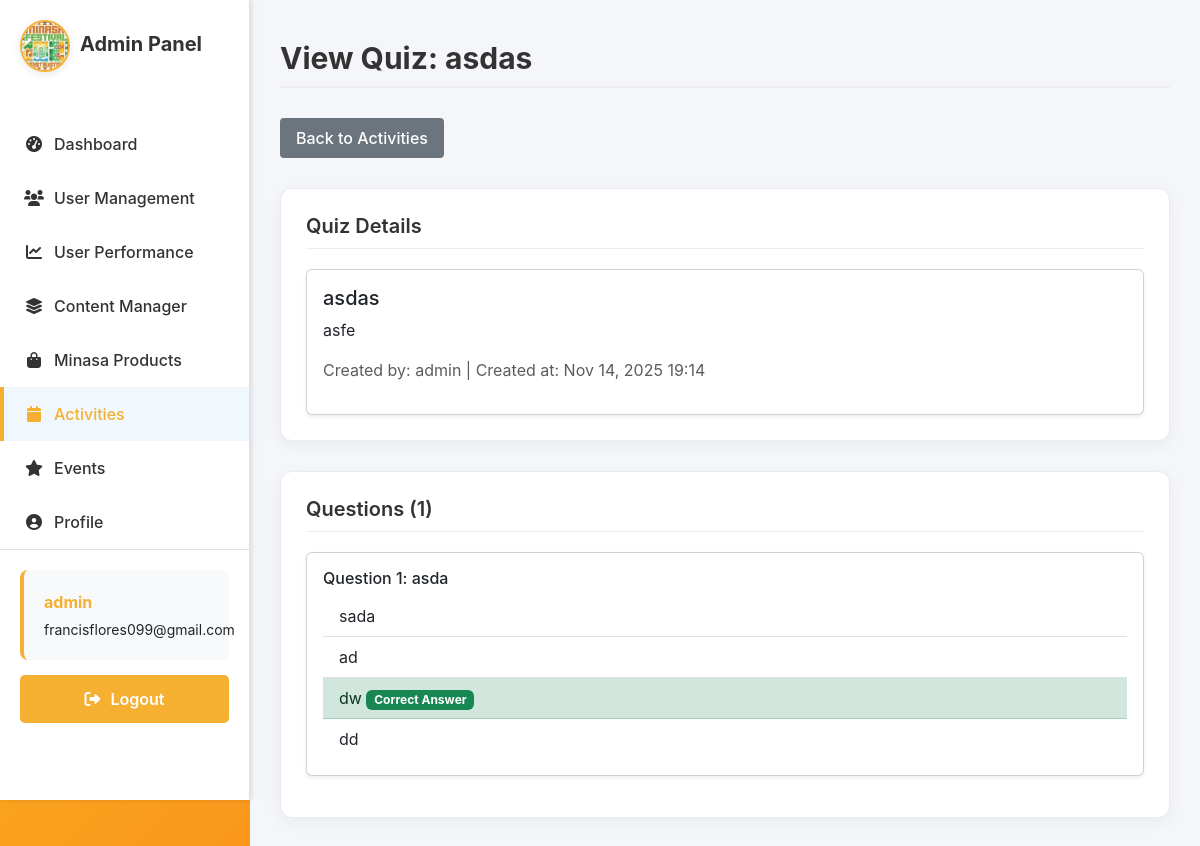
The app's page /users/quiz/5/view/ (signed in) with its own data.
### sections/models.py (models this page shows, shortened)
class Quiz(models.Model):
    title = models.CharField(max_length=200)
    description = models.TextField(blank=True, null=True)
    created_by = models.ForeignKey(User, on_delete=models.CASCADE)
    created_at = models.DateTimeField(auto_now_add=True)
    updated_at = models.DateTimeField(auto_now=True)
    class Meta:
        verbose_name = "Quiz"
        verbose_name_plural = "Quizzes"
        ordering = ['-created_at']

class Question(models.Model):
    quiz = models.ForeignKey(Quiz, on_delete=models.CASCADE, related_name='questions')
    text = models.TextField()
    order = models.PositiveIntegerField(default=0)
    class Meta:
        ordering = ['order']

class Answer(models.Model):
    question = models.ForeignKey(Question, on_delete=models.CASCADE, related_name='answers')
    text = models.CharField(max_length=500)
    is_correct = models.BooleanField(default=False)

### sections/views.py (the view)
# urls.py: path('quiz/<int:quiz_id>/view/', views.quiz_view, name='quiz-view'),
@login_required
def quiz_view(request, quiz_id):
    if request.user.username == 'admin' or request.user.is_superuser:
        quiz = get_object_or_404(Quiz, id=quiz_id)
        questions = quiz.questions.all().order_by('order')
        context = {
            'quiz': quiz,
            'questions': questions,
        }
        return render(request, 'adminpage/quiz_view.html', context)
    return redirect('home')

### sections/templates/adminpage/quiz_view.html (shortened to what this page needs)
{% extends "users/base.html" %}
{% load static %}
{% block content %}
<link rel="stylesheet" href="{% static 'css/adminside.css' %}">
<div class="admin-sidebar">
    <div class="sidebar-header">
        <div class="logo-container">
            <img src="/media/images/logo.png" alt="Minasa Festival Logo" style="max-width: 80px; height: auto;" />
        </div>
        <h2>Admin Panel</h2>
    </div>
    <ul class="admin-nav">
        <li><a href="{% url 'adminpage-admin-dashboard' %}"><i class="fas fa-tachometer-alt"></i> Dashboard</a></li>
        <li><a href="{% url 'adminpage-user-management' %}"><i class="fas fa-users"></i> User Management</a></li>
                <li><a href="{% url 'adminpage-user-performance' %}"><i class="fas fa-chart-line"></i> User Performance</a></li>
        <li><a href="{% url 'adminpage-content-manager' %}"><i class="fas fa-layer-group"></i> Content Manager</a></li>
        <li><a href="{% url 'adminpage-minasa-products' %}"><i class="fas fa-shopping-bag"></i> Minasa Products</a></li>
        <li><a href="#" class="active"><i class="fas fa-calendar"></i> Activities</a></li>
        <li><a href="{% url 'adminpage-festival-calendar' %}"><i class="fas fa-star"></i> Events</a></li>
               <li><a href="{% url 'adminpage-admin-profile' %}"><i class="fas fa-user-circle"></i> Profile</a></li>
    </ul>
    <div class="admin-actions">
        <div class="admin-user-info">
            <p><strong>{{ user.username }}</strong></p>
            <p>{{ user.email|default:"No email" }}</p>
        </div>
        <form method="post" action="{% url 'logout' %}">
            <button type="submit" class="btn-logout"><i class="fas fa-sign-out-alt"></i> Logout</button>
        </form>
    </div>
</div>
<div class="admin-content">
    <div class="admin-header">
        <h1>View Quiz: {{ quiz.title }}</h1>
        <a href="{% url 'adminpage-activities' %}" class="btn btn-secondary">Back to Activities</a>
    </div>
    <div class="admin-panels">
        <section class="panel">
            <h2>Quiz Details</h2>
            <div class="card shadow-sm">
                <div class="card-body">
                    <h5 class="card-title">{{ quiz.title }}</h5>
                    <p class="card-text">{{ quiz.description|default:"No description" }}</p>
                    <p class="text-muted">Created by: {{ quiz.created_by.username }} | Created at: {{ quiz.created_at|date:"M d, Y H:i" }}</p>
                </div>
            </div>
        </section>
        <section class="panel">
            <h2>Questions ({{ questions|length }})</h2>
            {% for question in questions %}
                <div class="card shadow-sm mb-3">
                    <div class="card-body">
                        <h6 class="card-title">Question {{ forloop.counter }}: {{ question.text }}</h6>
                        <ul class="list-group list-group-flush">
                            {% for answer in question.answers.all %}
                                <li class="list-group-item {% if answer.is_correct %}list-group-item-success{% endif %}">
                                    {{ answer.text }}
                                    {% if answer.is_correct %}
                                        <span class="badge bg-success">Correct Answer</span>
                                    {% endif %}
                                </li>
                            {% endfor %}
                        </ul>
                    </div>
                </div>
            {% empty %}
                <p class="text-muted">No questions in this quiz.</p>
            {% endfor %}
        </section>
    </div>
</div>
{% endblock %}

### minasaelearning/static/css/auth.css (style rules this page uses)
body { background: linear-gradient(135deg, #fbbf24 0%, #f97316 100%); min-height: 100vh; display: flex; align-items: center; justify-content: center; padding: 1rem; background-attachment: fixed; font-family: -apple-system, BlinkMacSystemFont, 'Segoe UI', Roboto, Oxygen, Ubuntu, Cantarell, sans-serif; }
.btn { padding: 0.5rem 1rem; border: none; border-radius: 4px; cursor: pointer; font-weight: 500; }

### minasaelearning/static/css/adminside.css (style rules this page uses)
.admin-sidebar { width: 250px; background-color: #fff; height: 100vh; position: fixed; left: 0; top: 0; padding: 20px 0; display: flex; flex-direction: column; border-right: 1px solid #e0e0e0; box-shadow: 2px 0 5px rgba(0,0,0,0.1); z-index: 900; }
.sidebar-header { padding: 0 20px; margin-bottom: 30px; display: flex; align-items: center; }
.sidebar-header img { width: 50px; height: 50px; margin-right: 10px; border-radius: 50%; border: 2px solid #f5b031; object-fit: cover; }
.sidebar-header h2 { color: #f5b031; font-size: 20px; margin: 0; font-weight: 700; margin: 0 0 20px 0; color: #333; }
.admin-nav { list-style: none; padding: 0; margin: 0; flex-grow: 1; }
.admin-nav li { padding: 0; }
.admin-nav a { display: flex; align-items: center; padding: 15px 20px; color: #333; text-decoration: none; transition: background-color 0.3s, color 0.3s; border-left: 4px solid transparent; font-weight: 500; }
.admin-nav a:hover, .admin-nav a.active { background-color: #f0f7fd; color: #f5b031; border-left: 4px solid #f5b031; }
.admin-nav i { margin-right: 10px; width: 20px; text-align: center; }
.admin-actions { margin-top: auto; margin-bottom: 50px; padding: 20px; border-top: 1px solid #e0e0e0; }
.btn-logout { display: flex; align-items: center; justify-content: center; padding: 12px 20px; color: #fff; text-decoration: none; background-color: #f5b031; border: none; border-radius: 5px; font-weight: 600; transition: background-color 0.3s; cursor: pointer; width: 100%; }
.btn-logout i { margin-right: 10px; }
.admin-content { margin-left: 250px; padding: 30px; width: calc(100% - 250px); background-color: #f4f6f9; min-height: 100vh; box-sizing: border-box; }
.admin-content h1 { color: #333; margin-bottom: 30px; margin-top: 10px; font-size: 30px; font-weight: 700; border-bottom: 2px solid #eee; padding-bottom: 10px; }
.admin-panels { margin-top: 30px; }
.panel { background: #ffffff; padding: 25px; border-radius: 12px; box-shadow: 0 4px 15px rgba(0, 0, 0, 0.05); border: 1px solid #e9ecef; margin-bottom: 30px; }
.panel h2 { margin: 0 0 20px 0; color: #333; font-size: 20px; font-weight: 600; border-bottom: 1px solid #eee; padding-bottom: 10px; }
.admin-user-info { padding: 15px 20px; margin-bottom: 15px; background-color: #f8f9fa; border-radius: 8px; border-left: 4px solid #f5b031; }
.admin-user-info p { margin: 5px 0; font-size: 14px; }
.admin-user-info p strong { color: #f5b031; font-size: 16px; }

### sections/templates/adminpage/quiz_view.html (style rules this page uses)
body { background-color: #f4f6f9 !important; margin: 0; padding: 0; }
.logo-container { display: flex; justify-content: center; align-items: center; margin-bottom: 15px; }
.logo-container img { border-radius: 8px; box-shadow: 0 2px 8px rgba(0,0,0,0.1); transition: transform 0.3s ease; }

### records on screen
Quiz: title "asdas", description "asfe", created_by.username "admin", created_at "Nov 14, 2025 19:14"
Question: text "asda"
Answer: text "sada"
Answer: text "ad"
Answer: text "dw", is_correct "Correct Answer"
Answer: text "dd"

### other values on screen
{{ user.username }} "admin"
{{ user.email|default:"No email" }} "francisflores099@gmail.com"
{{ questions|length }} "1"
